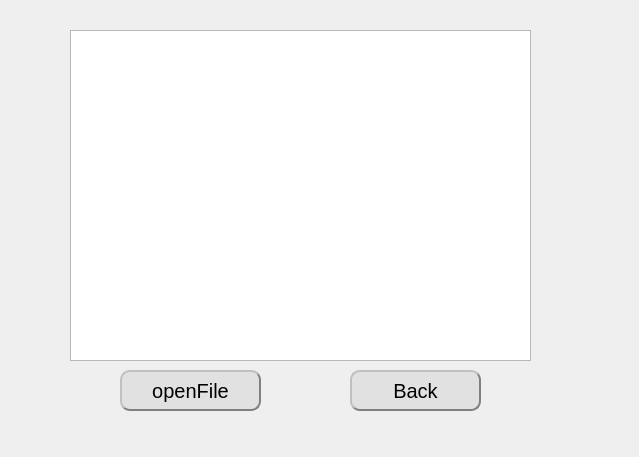
<?xml version="1.0" encoding="UTF-8"?>
<ui version="4.0">
 <class>Form</class>
 <widget class="QWidget" name="Form">
  <property name="geometry">
   <rect>
    <x>0</x>
    <y>0</y>
    <width>639</width>
    <height>457</height>
   </rect>
  </property>
  <property name="font">
   <font>
    <pointsize>18</pointsize>
   </font>
  </property>
  <property name="windowTitle">
   <string>Child_UI</string>
  </property>
  <property name="styleSheet">
   <string notr="true">QPushButton
{
background-color: rgb(225, 225, 225);
border:2px groove gray;
border-radius:10px;
padding:2px 4px;
border-style: outset;
}
QPushButton:hover
{
background-color:rgb(229, 241, 251);
color: black;
}
QPushButton:pressed
{
background-color:rgb(0, 0, 0);
border-style: inset;
}</string>
  </property>
  <widget class="QTableWidget" name="tableWidget">
   <property name="geometry">
    <rect>
     <x>70</x>
     <y>30</y>
     <width>461</width>
     <height>331</height>
    </rect>
   </property>
  </widget>
  <widget class="QPushButton" name="pushButton">
   <property name="geometry">
    <rect>
     <x>120</x>
     <y>370</y>
     <width>141</width>
     <height>41</height>
    </rect>
   </property>
   <property name="font">
    <font>
     <pointsize>15</pointsize>
    </font>
   </property>
   <property name="text">
    <string>openFile</string>
   </property>
   <property name="iconSize">
    <size>
     <width>18</width>
     <height>18</height>
    </size>
   </property>
  </widget>
  <widget class="QPushButton" name="pushButton_2">
   <property name="geometry">
    <rect>
     <x>350</x>
     <y>370</y>
     <width>131</width>
     <height>41</height>
    </rect>
   </property>
   <property name="font">
    <font>
     <pointsize>15</pointsize>
    </font>
   </property>
   <property name="text">
    <string>Back</string>
   </property>
  </widget>
 </widget>
 <resources/>
 <connections/>
</ui>
